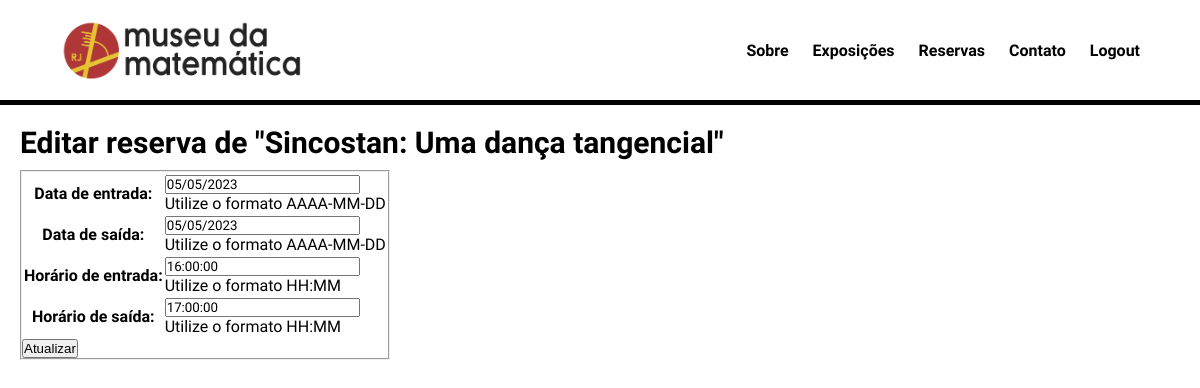
Before: /editar-reserva/4 (signed in) with the older database file.
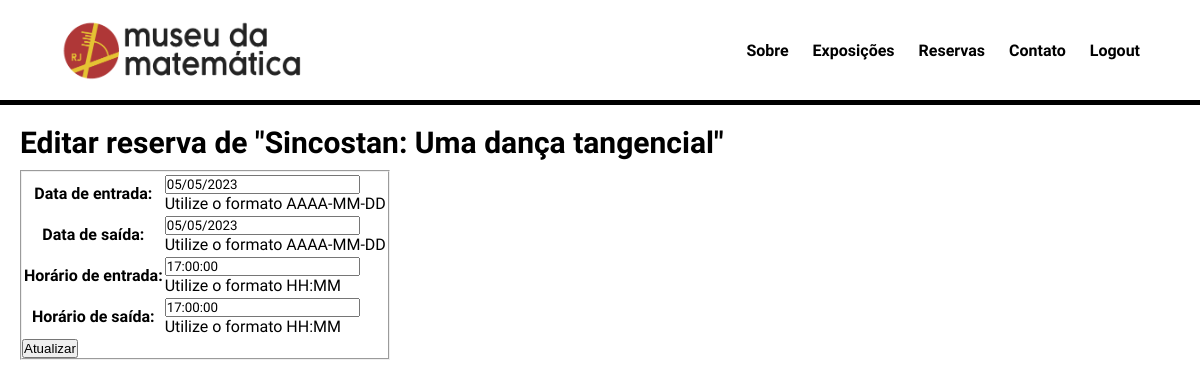
After: the same page with the newer database file.
### museu_matematica/models.py (models this page shows, shortened)
class Reserva(models.Model):
    user = models.ForeignKey(User, on_delete = models.CASCADE, null = True, blank = True)
    exposicao = models.ForeignKey(Exposicao, on_delete = models.CASCADE, null = True, blank = True)
    dataEntrada = models.DateField(verbose_name = 'Data de entrada', help_text = 'Utilize o formato AAAA-MM-DD')
    dataSaida =  models.DateField(verbose_name = 'Data de saída', help_text = 'Utilize o formato AAAA-MM-DD')
    horarioEntrada = models.TimeField(verbose_name = 'Horário de entrada', help_text = 'Utilize o formato HH:MM')
    horarioSaida = models.TimeField(verbose_name = 'Horário de saída', help_text = 'Utilize o formato HH:MM')

class Exposicao(models.Model):
    titulo = models.CharField(max_length=300)
    descricao = models.CharField(max_length=1000)
    def __str__(self):
        return str(self.titulo)

### museu_matematica/views.py (the view, shortened to what this page needs)
# urls.py: path('editar-reserva/<int:pk>', ReservaUpdate.as_view(), name="reserva-editar"),
class ReservaUpdate(LoginRequiredMixin, View):
    def get(self, request, pk, *args, **kwargs): # Busca os dados de uma reserva e exibe como um formulário
        reserva = Reserva.objects.get(pk=pk)
        formulario = ReservaModel2FormCreate(instance=reserva)
        context = {'form': formulario, 'reserva': reserva} # Coloca o registro recuperado do banco e coloca num formulário
        return render(request, 'museu_matematica/reserva-editar.html', context)

### museu_matematica/forms.py
class ReservaModel2FormCreate(forms.ModelForm):
    class Meta:
        model = Reserva
        fields = ['dataEntrada', 'dataSaida', 'horarioEntrada', 'horarioSaida']

### museu_matematica/templates/museu_matematica/reserva-editar.html (shortened to what this page needs)
{% load static %}
    <!DOCTYPE html>
    <html lang="pt-BR">
    <head>
        <link rel="stylesheet" href="{% static 'museu-matematica/css/styles.css' %}">
        </head>
    <body>
        {% include 'museu_matematica/header.html' %}
        <div class="form-wrapper">
            <h3>Editar reserva de "{{reserva.exposicao}}"</h3>
            <form method="POST", action="">
                <fieldset style="width: max-content;">
                    <table class='formulario'>
                        {{ form.as_table }}
                    </table>
                    <button type="submit">Atualizar</button>
                </fieldset>
            </form>
        </div>
    </body>
    </html>

Changed rows visible on the page:
changed Reserva "Sincostan: Uma dança tangencial": horarioEntrada "16:00:00" → "17:00:00"
